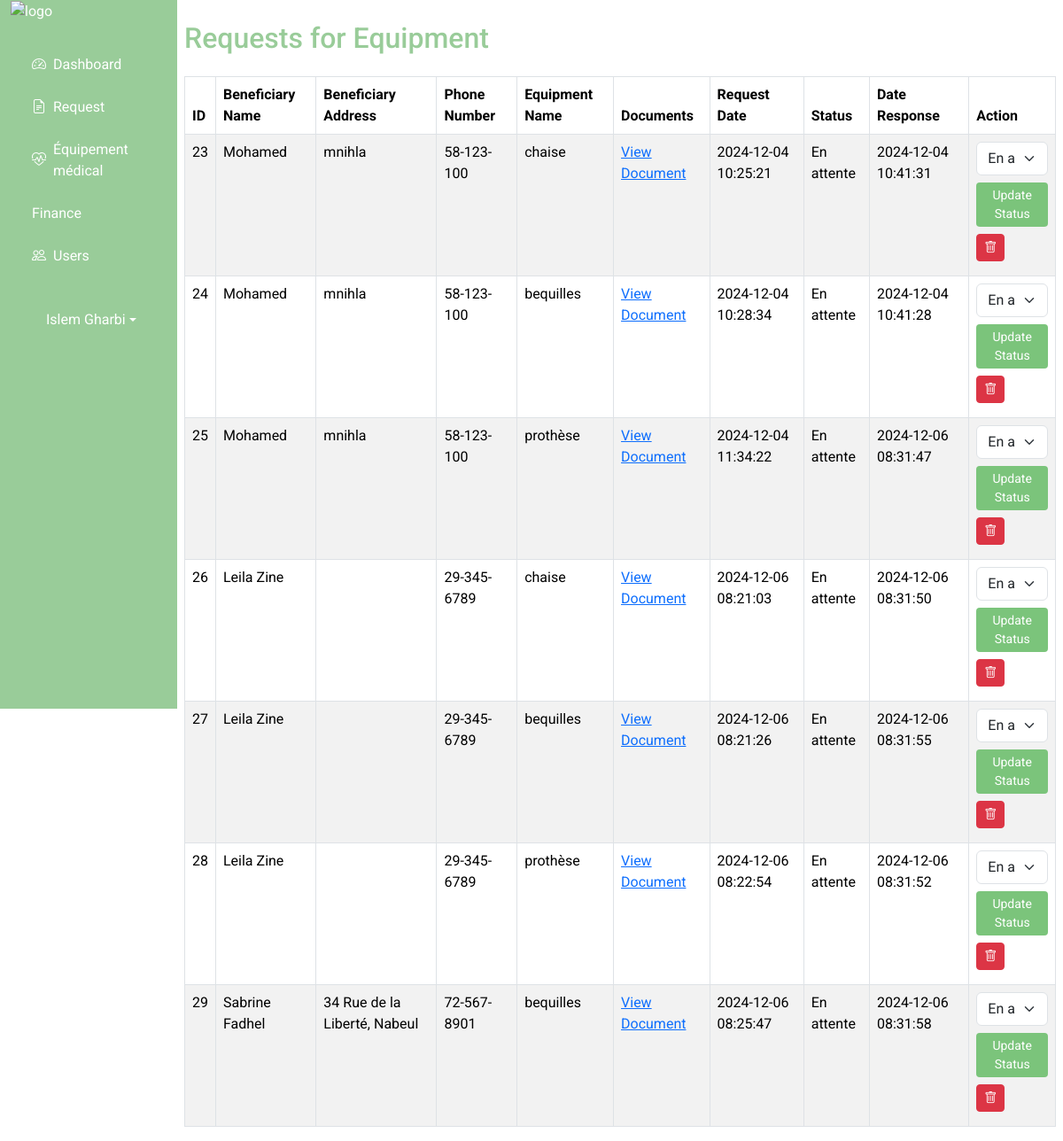
The page /back_office/request.php (signed in) on the database as committed earlier.
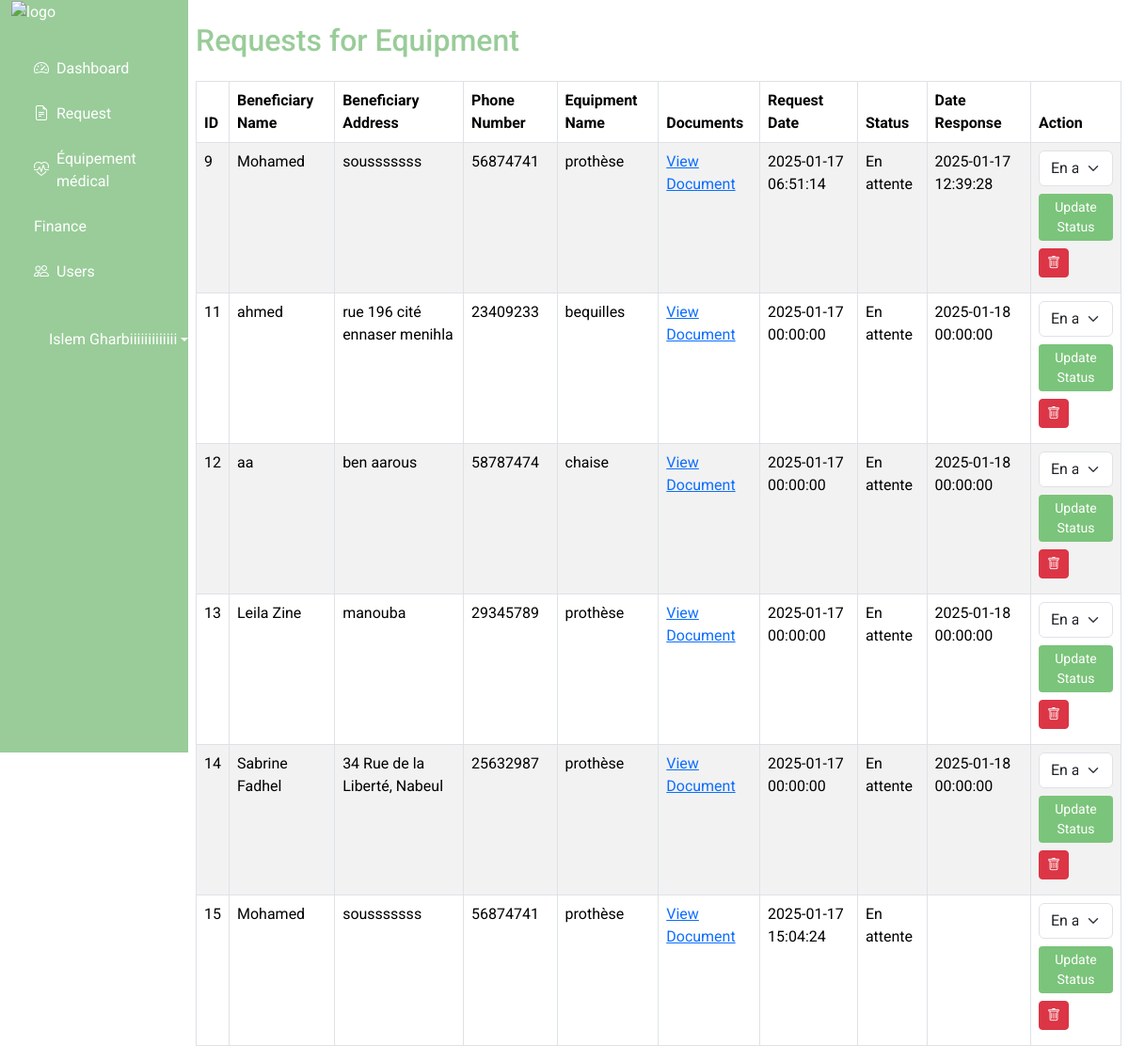
The same page on the database as committed later.
### tables this page shows
CREATE TABLE `requests` (
  `id_request` int(11) NOT NULL,
  `user_id` int(11) NOT NULL,
  `id_equipment` int(11) NOT NULL,
  `date_demande` datetime NOT NULL DEFAULT current_timestamp(),
  `approved` enum('En attente','Approuvé','Refusé') DEFAULT 'En attente',
  `dateReponse` datetime DEFAULT NULL,
  `documents` varchar(255) DEFAULT NULL
);

CREATE TABLE `users` (
  `id` int(11) NOT NULL,
  `name` varchar(25) NOT NULL,
  `email` varchar(100) NOT NULL,
  `pass` varchar(25) NOT NULL,
  `role` enum('donateur','beneficiaire') NOT NULL,
  `created_at` datetime DEFAULT current_timestamp(),
  `adress` varchar(255) DEFAULT NULL,
  `phone_number` varchar(15) DEFAULT NULL
);

CREATE TABLE `dons_equipment` (
  `id_equipment` int(11) NOT NULL,
  `id_donateur` int(11) NOT NULL,
  `quantite` int(11) NOT NULL,
  `type_equipment` varchar(255) NOT NULL,
  `image_path` varchar(255) DEFAULT NULL,
  `description` text DEFAULT NULL,
  `etat` enum('neuf','occasion') NOT NULL,
  `disponabilite` enum('disponible','indisponible') NOT NULL DEFAULT 'disponible',
  `date_don` date NOT NULL,
  `name` varchar(50) DEFAULT NULL,
  `approve` enum('oui','non') DEFAULT 'non'
);

### back_office/request.php (the view, shortened to what the changed rows need)
<?php
include('db.php');
$query = "
    SELECT r.id_request, u.name AS beneficiary_name, u.adress AS beneficiary_adress, u.phone_number AS beneficiary_phone,
           d.name AS equipment_name, r.date_demande, r.approved, r.dateReponse,r.documents
    FROM requests r
    INNER JOIN users u ON r.user_id = u.id
    INNER JOIN dons_equipment d ON r.id_equipment = d.id_equipment
";
$res = mysqli_query($conn, $query);
?>
<!DOCTYPE html>
<html lang="en">
<head>
    <link href="https://cdn.jsdelivr.net/npm/bootstrap@5.3.3/dist/css/bootstrap.min.css" rel="stylesheet">
    <link href="https://cdnjs.cloudflare.com/ajax/libs/bootstrap-icons/1.10.3/font/bootstrap-icons.min.css" rel="stylesheet">
    <link rel="stylesheet" href="https://cdn.datatables.net/1.13.6/css/jquery.dataTables.min.css">
    <link rel="stylesheet" href="../assets/css/style.css">
    <link rel="stylesheet" href="https://cdn.jsdelivr.net/npm/sweetalert2@11/dist/sweetalert2.min.css">
</head>
<body>
<div class="d-flex flex-column flex-lg-row ">
        <div class="col-lg-2 d-none d-lg-block ">
            <?php
            include('nav.php');
            ?>
        </div>
        <div class=" px-2 col-lg-10">
            <h2 id="back-title" class="my-4">Requests for Equipment</h2>
            <div class="table-responsive" >
            <table id="requestTable" class=" table table-striped table-bordered">
                <thead >
                    <tr class="">
                        <th>ID</th>
                        <th>Beneficiary Name</th>
                        <th>Beneficiary Address</th>
                        <th>Phone Number</th>
                        <th>Equipment Name</th>
                        <th>Documents</th>
                        <th>Request Date</th>
                        <th>Status</th>
                        <th>Date Response</th>
                        <th>Action</th>
                    </tr>
                </thead>
                <tbody>
                    <?php while ($row = $res->fetch_assoc()): ?>
                        <tr>
                            <td><?php echo $row['id_request']; ?></td>
                            <td><?php echo $row['beneficiary_name']; ?></td>
                            <td><?php echo $row['beneficiary_adress']; ?></td>
                            <td><?php echo $row['beneficiary_phone']; ?></td>
                            <td><?php echo $row['equipment_name']; ?></td>
                            <td> <a href="uploads/<?php echo $row['documents']; ?>" target="_blank">
                                    View Document
                                </a></td>
                            <td><?php echo $row['date_demande']; ?></td>
                            <td><?php echo $row['approved']; ?></td>
                            <td><?php echo $row['dateReponse']; ?></td>
                            <td>
<form method="POST" action="" class="mb-2" onsubmit="return confirmUpdate(this)">
    <select name="status" class="form-select" required>
        <option value="En attente" <?php echo ($row['approved'] == 'En attente') ? 'selected' : ''; ?>>En attente</option>
    </select>
    <button type="submit" name="update_status" class="btn btn-sm mt-2" id="navBtn">Update Status</button>
</form>
<form method="POST" action="" class="mb-2" onsubmit="return confirmDelete(this)">
    <button type="submit" name="delete_request" class="btn btn-danger btn-sm">
        <i class="bi bi-trash"></i>
    </button>
</form>
        </td>
        </tr>
    <?php endwhile; ?>
   </tbody>
    </table>
    </div></div>
</body>
</html>

### back_office/nav.php (shortened to what the changed rows need)
<!DOCTYPE html>
<html lang="en">
<head>
  <link href="https://cdn.jsdelivr.net/npm/bootstrap@5.3.3/dist/css/bootstrap.min.css" rel="stylesheet">
    <link href="https://getbootstrap.com/docs/5.3/assets/css/docs.css" rel="stylesheet">
    <link rel="stylesheet" href="../assets/css/style.css">
    <link href="https://cdn.jsdelivr.net/npm/bootstrap-icons/font/bootstrap-icons.css" rel="stylesheet">
</head>
<body>
  <div class="container-fluid">
    <div class="row">
      <nav id="sidebar" class="col-md-3 col-lg-2 d-md-block sidebar collapse position-fixed">
        <div class="position-sticky">
          <div class="dropdown mt-4 ms-3">
            <a href="#" class="d-flex text-decoration-none dropdown-toggle" id="dropdownUser " data-bs-toggle="dropdown" aria-expanded="false">
              <span><?php echo htmlspecialchars($_SESSION['admins_name']); ?></span>
            </a>
          </div>
        </div>
      </nav>
    </div>
  </div>
</body>
</html>

Rows that differ between the two databases and show on the page:
removed requests: id_request "23", user.name "Mohamed", user.adress "mnihla", user.phone_number "58-123-100", id_equipment.name "chaise", date_demande "2024-12-04 10:25:21", approved "En attente", dateReponse "2024-12-04 10:41:31", status "En attente"
removed requests: id_request "24", user.name "Mohamed", user.adress "mnihla", user.phone_number "58-123-100", id_equipment.name "bequilles", date_demande "2024-12-04 10:28:34", approved "En attente", dateReponse "2024-12-04 10:41:28", status "En attente"
removed requests: id_request "25", user.name "Mohamed", user.adress "mnihla", user.phone_number "58-123-100", id_equipment.name "prothèse", date_demande "2024-12-04 11:34:22", approved "En attente", dateReponse "2024-12-06 08:31:47", status "En attente"
removed requests: id_request "26", user.name "Leila Zine", user.phone_number "29-345-6789", id_equipment.name "chaise", date_demande "2024-12-06 08:21:03", approved "En attente", dateReponse "2024-12-06 08:31:50", status "En attente"
removed requests: id_request "27", user.name "Leila Zine", user.phone_number "29-345-6789", id_equipment.name "bequilles", date_demande "2024-12-06 08:21:26", approved "En attente", dateReponse "2024-12-06 08:31:55", status "En attente"
removed requests: id_request "28", user.name "Leila Zine", user.phone_number "29-345-6789", id_equipment.name "prothèse", date_demande "2024-12-06 08:22:54", approved "En attente", dateReponse "2024-12-06 08:31:52", status "En attente"
removed requests: id_request "29", user.name "Sabrine Fadhel", user.adress "34 Rue de la Liberté, Nabeul", user.phone_number "72-567-8901", id_equipment.name "bequilles", date_demande "2024-12-06 08:25:47", approved "En attente", dateReponse "2024-12-06 08:31:58", status "En attente"
added requests: id_request "9", user.name "Mohamed", user.adress "sousssssss", user.phone_number "56874741", id_equipment.name "prothèse", date_demande "2025-01-17 06:51:14", approved "En attente", dateReponse "2025-01-17 12:39:28", status "En attente"
added requests: id_request "11", user.name "ahmed", user.adress "rue 196 cité ennaser menihla", user.phone_number "23409233", id_equipment.name "bequilles", date_demande "2025-01-17 00:00:00", approved "En attente", dateReponse "2025-01-18 00:00:00", status "En attente"
added requests: id_request "12", user.name "aa", user.adress "ben aarous", user.phone_number "58787474", id_equipment.name "chaise", date_demande "2025-01-17 00:00:00", approved "En attente", dateReponse "2025-01-18 00:00:00", status "En attente"
added requests: id_request "13", user.name "Leila Zine", user.adress "manouba", user.phone_number "29345789", id_equipment.name "prothèse", date_demande "2025-01-17 00:00:00", approved "En attente", dateReponse "2025-01-18 00:00:00", status "En attente"
added requests: id_request "14", user.name "Sabrine Fadhel", user.adress "34 Rue de la Liberté, Nabeul", user.phone_number "25632987", id_equipment.name "prothèse", date_demande "2025-01-17 00:00:00", approved "En attente", dateReponse "2025-01-18 00:00:00", status "En attente"
added requests: id_request "15", user.name "Mohamed", user.adress "sousssssss", user.phone_number "56874741", id_equipment.name "prothèse", date_demande "2025-01-17 15:04:24", approved "En attente", status "En attente"
Other text that changed with them:
$_SESSION['admins_name']: "Islem Gharbi" → "Islem Gharbiiiiiiiiiiiii"
